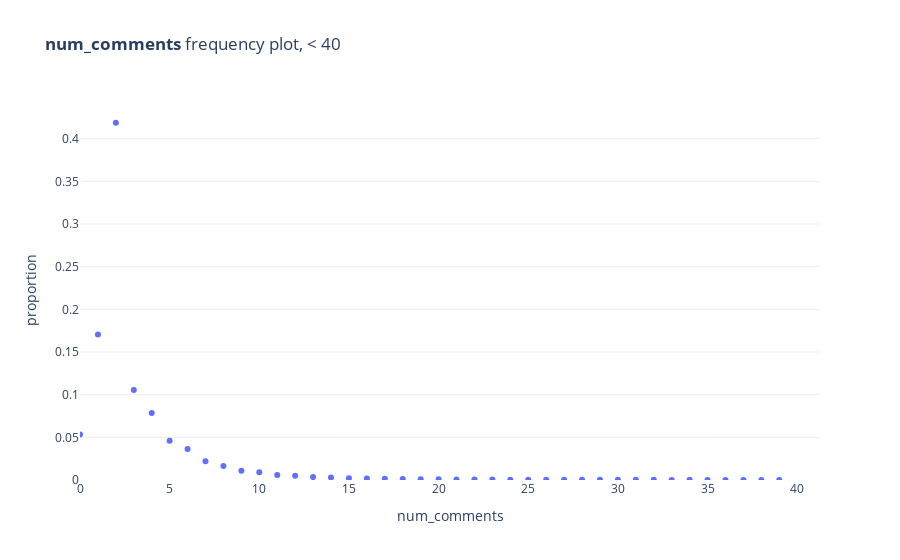

The cell this chart's notebook holds for it:
### Code cell
num_comments_vc2 = num_comments_vc[
    num_comments_vc['num_comments'] < cutoff
].copy()

traces = []
trace = go.Scatter(
    x=num_comments_vc2['num_comments'],
    y=num_comments_vc2['proportion'],
    mode='markers'
)
traces.append(trace)
fig = go.Figure(traces)

    
fig.update_yaxes(gridcolor='#eee', title='proportion', rangemode='tozero')
fig.update_xaxes(title='num_comments', rangemode='tozero')
fig.update_layout(
    title=f'<b>num_comments</b> frequency plot, < {cutoff}',
    plot_bgcolor='#fff',
    showlegend=False,
    height=400
)

fig.show()

### Figure 1 — Plotly figure (JSON) as saved in the notebook; plotly's stock layout.template omitted (floating-point values rounded to 4 significant figures)
{"data": [{"mode": "markers", "type": "scatter", "x": [0, 1, 2, 3, 4, 5, 6, 7, 8, 9, 10, 11, 12, 13, 14, 15, 16, 17, 18, 19, 20, 21, 22, 23, 24, 25, 26, 27, 28, 29, 30, 31, 32, 33, 34, 35, 36, 37, 38, 39], "y": [0.05326, 0.1705, 0.4187, 0.1056, 0.07864, 0.04608, 0.0362, 0.02196, 0.01652, 0.01094, 0.008943, 0.005883, 0.004835, 0.003383, 0.002923, 0.002093, 0.00183, 0.001326, 0.001219, 0.000852, 0.0008198, 0.0006265, 0.0005431, 0.0004421, 0.0004084, 0.0003543, 0.0003308, 0.0002942, 0.0002606, 0.0002093, 0.0001962, 0.0001581, 0.000161, 0.0001391, 0.0001479, 0.0001244, 0.0001098, 9.662e-05, 0.0001142, 8.637e-05]}], "layout": {"autosize": true, "plot_bgcolor": "#fff", "showlegend": false, "title": {"text": "<b>num_comments</b> frequency plot, < 40"}, "xaxis": {"autorange": true, "range": [0, 41.31], "rangemode": "tozero", "title": {"text": "num_comments"}, "type": "linear"}, "yaxis": {"autorange": true, "gridcolor": "#eee", "range": [0, 0.4488], "rangemode": "tozero", "title": {"text": "proportion"}, "type": "linear"}}}
